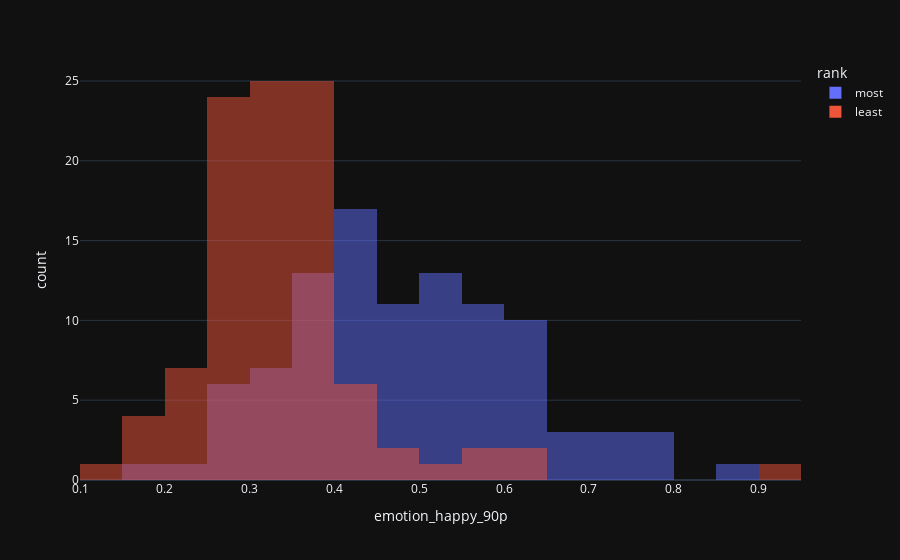
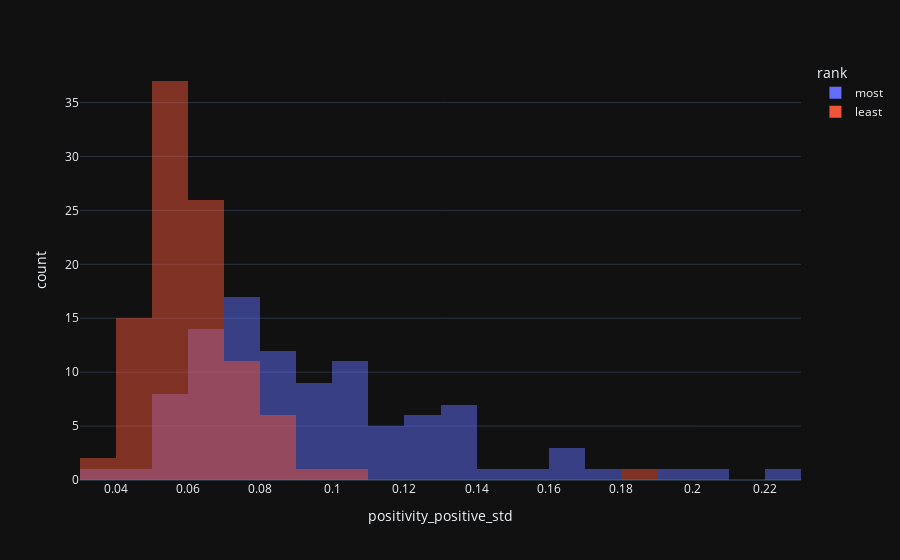
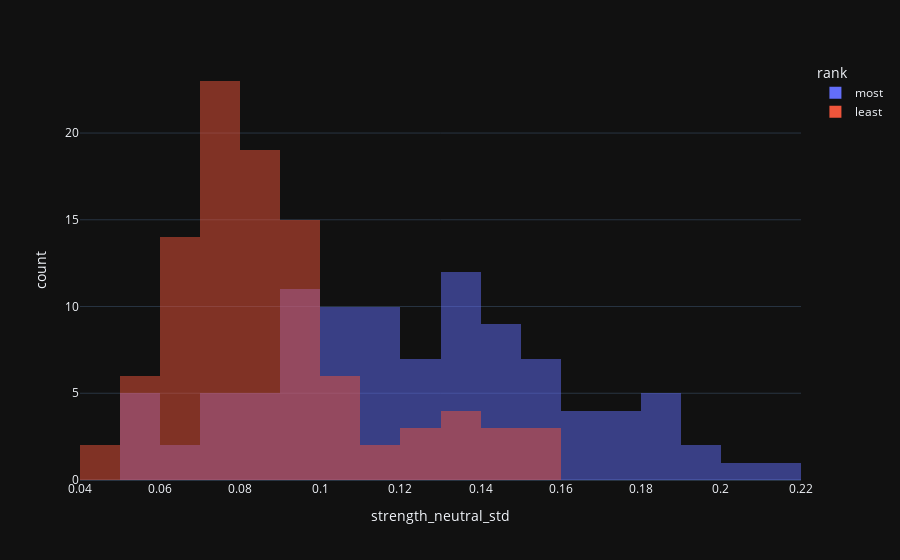
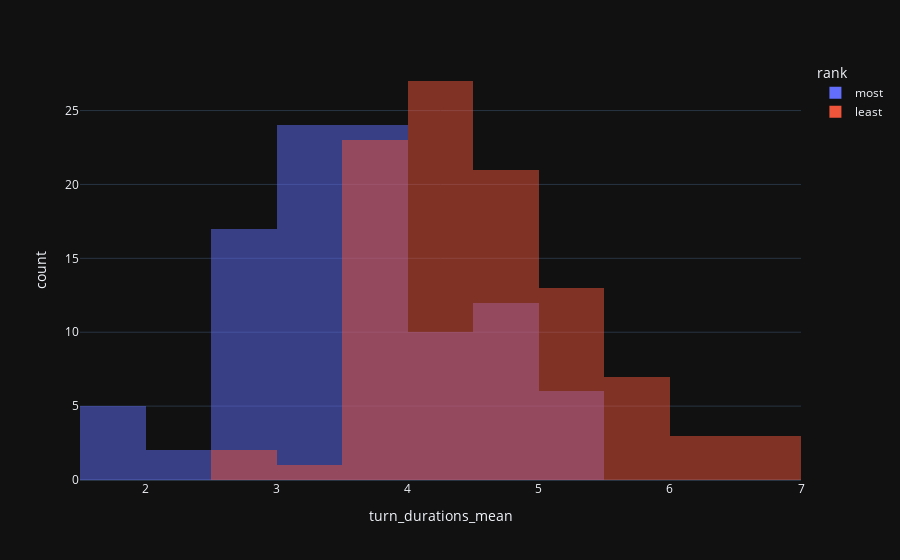

Notebook code for these charts, in order:
### Code cell
import ast
import pandas as pd
import numpy as np
from sklearn.manifold import TSNE
import plotly.express as px


df_1 = pd.read_csv("../metadata/merged_metadata_popularity_features.csv")
df_1['url'] = df_1['url'].astype(str).apply(str.strip)

df_2 = pd.read_csv("../metadata/embeddings_transcript.csv")
df_2['url'] = df_2['url'].astype(str).apply(str.strip)

df = pd.merge(df_1, df_2, on="url")

metric = "log_Funny_norm"
most = df.sort_values(by=metric, ascending=False).iloc[:100, :]
least = df.sort_values(by=metric, ascending=False).iloc[-100:, :]


post_cols = ['emotion_angry_mean', 'emotion_angry_90p', 'emotion_angry_std',
                 'emotion_happy_mean', 'emotion_happy_90p', 'emotion_happy_std',
                 'emotion_sad_mean', 'emotion_sad_90p', 'emotion_sad_std',
                 'emotion_neutral_mean', 'emotion_neutral_90p', 'emotion_neutral_std',
                 'strength_weak_mean', 'strength_weak_90p', 'strength_weak_std',
                 'strength_neutral_mean', 'strength_neutral_90p', 'strength_neutral_std',
                 'strength_strong_mean', 'strength_strong_90p', 'strength_strong_std',
                 'positivity_negative_mean', 'positivity_negative_90p',
                 'positivity_negative_std', 'positivity_neutral_mean',
                 'positivity_neutral_90p', 'positivity_neutral_std',
                 'positivity_positive_mean', 'positivity_positive_90p',
                 'positivity_positive_std', 'pauses_mean', 'pauses_std', 'pauses_10p',
                 'pauses_90p', 'turn_durations_mean', 'turn_durations_std',
                 'turn_durations_10p', 'turn_durations_90p', 'gender_male_mean']

most["rank"] = "most"
least["rank"] = "least"
merged = pd.concat([most, least])

corr = merged[post_cols + [metric]].corr()[metric].sort_values(key=lambda it: np.abs(it), ascending=False)
print(corr)

# for feat in ["emotion_sad_90p", "emotion_sad_std", "gender_male_mean", "strength_weak_90p", "pauses_10p"]:
#     px.histogram(merged, x=feat, color="rank", barmode="overlay").show()
    
# for feat in ["positivity_positive_90p", "turn_durations_10p"]:
#     px.histogram(merged, x=feat, color="rank", barmode="overlay").show()

for feat in ["emotion_happy_90p", "positivity_positive_std", "strength_neutral_std", "turn_durations_mean"]:
    px.histogram(merged, x=feat, color="rank", barmode="overlay").show()

### Figure 1 — Plotly figure (JSON) as saved in the notebook; plotly's stock layout.template omitted (floating-point values rounded to 4 significant figures)
{"data": [{"alignmentgroup": "True", "bingroup": "x", "hovertemplate": "rank=most<br>emotion_happy_90p=%{x}<br>count=%{y}<extra></extra>", "legendgroup": "most", "marker": {"color": "#636efa", "opacity": 0.5, "pattern": {"shape": ""}}, "name": "most", "offsetgroup": "most", "orientation": "v", "showlegend": true, "x": [0.6588, 0.6123, 0.6147, 0.3989, 0.43, 0.5333, 0.5232, 0.5279, 0.2875, 0.3344, 0.2808, 0.4948, 0.6304, 0.4345, 0.4345, 0.4345, 0.4345, 0.6768, 0.6539, 0.6419, 0.5438, 0.7715, 0.5082, 0.5711, 0.6468, 0.3776, 0.7298, 0.5641, 0.1961, 0.4472, 0.4048, 0.8604, 0.4055, 0.279, 0.5741, 0.5547, 0.735, 0.4366, 0.6242, 0.343, 0.499, 0.2729, 0.6287, 0.5002, 0.4391, 0.7536, 0.5802, 0.2854, 0.5975, 0.5899, 0.3919, 0.757, 0.4471, 0.3357, 0.5455, 0.3518, 0.5079, 0.3432, 0.3887, 0.4474, 0.5035, 0.5028, 0.587, 0.2941, 0.5884, 0.398, 0.4497, 0.5971, 0.7124, 0.3166, 0.3266, 0.3668, 0.6071, 0.4904, 0.4002, 0.5008, 0.4917, 0.46, 0.211, 0.4481, 0.6064, 0.4731, 0.5766, 0.3895, 0.3734, 0.4117, 0.5455, 0.6256, 0.3648, 0.4991, 0.3877, 0.4805, 0.4513, 0.4631, 0.3599, 0.3581, 0.4994, 0.3062, 0.515, 0.4217], "xaxis": "x", "yaxis": "y", "type": "histogram"}, {"alignmentgroup": "True", "bingroup": "x", "hovertemplate": "rank=least<br>emotion_happy_90p=%{x}<br>count=%{y}<extra></extra>", "legendgroup": "least", "marker": {"color": "#EF553B", "opacity": 0.5, "pattern": {"shape": ""}}, "name": "least", "offsetgroup": "least", "orientation": "v", "showlegend": true, "x": [0.3891, 0.3495, 0.3599, 0.1802, 0.4409, 0.2614, 0.3087, 0.2968, 0.2872, 0.3271, 0.475, 0.3996, 0.3051, 0.3163, 0.27, 0.3122, 0.3678, 0.1903, 0.1893, 0.5592, 0.2784, 0.3292, 0.2377, 0.2967, 0.3549, 0.2846, 0.3341, 0.271, 0.2639, 0.2706, 0.2616, 0.2061, 0.3335, 0.325, 0.273, 0.3208, 0.4834, 0.2896, 0.2524, 0.3412, 0.2526, 0.2395, 0.3047, 0.4369, 0.2596, 0.5172, 0.4164, 0.341, 0.6414, 0.377, 0.6162, 0.3405, 0.5934, 0.3297, 0.3296, 0.2988, 0.4233, 0.3774, 0.3592, 0.3355, 0.379, 0.2877, 0.4055, 0.318, 0.3696, 0.3607, 0.3606, 0.3181, 0.2936, 0.2341, 0.3549, 0.3723, 0.3182, 0.2235, 0.2323, 0.397, 0.3928, 0.3829, 0.2713, 0.3615, 0.2729, 0.9125, 0.2874, 0.3346, 0.3306, 0.1591, 0.3895, 0.3776, 0.3651, 0.3889, 0.3926, 0.2797, 0.2843, 0.3801, 0.3693, 0.4002, 0.1349, 0.2359, 0.3081, 0.3089], "xaxis": "x", "yaxis": "y", "type": "histogram"}], "layout": {"xaxis": {"anchor": "y", "domain": [0.0, 1.0], "title": {"text": "emotion_happy_90p"}}, "yaxis": {"anchor": "x", "domain": [0.0, 1.0], "title": {"text": "count"}}, "legend": {"title": {"text": "rank"}, "tracegroupgap": 0}, "margin": {"t": 60}, "barmode": "overlay"}}

### Figure 2 — Plotly figure (JSON) as saved in the notebook; plotly's stock layout.template omitted (floating-point values rounded to 4 significant figures)
{"data": [{"alignmentgroup": "True", "bingroup": "x", "hovertemplate": "rank=most<br>positivity_positive_std=%{x}<br>count=%{y}<extra></extra>", "legendgroup": "most", "marker": {"color": "#636efa", "opacity": 0.5, "pattern": {"shape": ""}}, "name": "most", "offsetgroup": "most", "orientation": "v", "showlegend": true, "x": [0.1683, 0.125, 0.1267, 0.07851, 0.09805, 0.07043, 0.1047, 0.1217, 0.05859, 0.03679, 0.06145, 0.1362, 0.1174, 0.05063, 0.05063, 0.05063, 0.05063, 0.1373, 0.1079, 0.1052, 0.1253, 0.1512, 0.07969, 0.1321, 0.07581, 0.06281, 0.1667, 0.09707, 0.06123, 0.09863, 0.06984, 0.2232, 0.09027, 0.04409, 0.1376, 0.08688, 0.1615, 0.09182, 0.1792, 0.06264, 0.101, 0.06539, 0.1065, 0.1261, 0.07833, 0.2023, 0.1095, 0.08879, 0.06228, 0.1062, 0.1083, 0.199, 0.07663, 0.06713, 0.1105, 0.07139, 0.08455, 0.0816, 0.07422, 0.05712, 0.1033, 0.08202, 0.1216, 0.06266, 0.08564, 0.06651, 0.07154, 0.1087, 0.1356, 0.07293, 0.0684, 0.06741, 0.1419, 0.07449, 0.08496, 0.09784, 0.1362, 0.08175, 0.07016, 0.07531, 0.1147, 0.0998, 0.1144, 0.09068, 0.08707, 0.08664, 0.1004, 0.1182, 0.07404, 0.07816, 0.06003, 0.09315, 0.08136, 0.05166, 0.0729, 0.08476, 0.06675, 0.05278, 0.1311, 0.07473], "xaxis": "x", "yaxis": "y", "type": "histogram"}, {"alignmentgroup": "True", "bingroup": "x", "hovertemplate": "rank=least<br>positivity_positive_std=%{x}<br>count=%{y}<extra></extra>", "legendgroup": "least", "marker": {"color": "#EF553B", "opacity": 0.5, "pattern": {"shape": ""}}, "name": "least", "offsetgroup": "least", "orientation": "v", "showlegend": true, "x": [0.08586, 0.05054, 0.06824, 0.05467, 0.06443, 0.04987, 0.04728, 0.05537, 0.04712, 0.04883, 0.06357, 0.0601, 0.05526, 0.05309, 0.05396, 0.06562, 0.06987, 0.04341, 0.06586, 0.07956, 0.05067, 0.06891, 0.06344, 0.06106, 0.05196, 0.06485, 0.05981, 0.05958, 0.05152, 0.07119, 0.05497, 0.05026, 0.0567, 0.04833, 0.04809, 0.0529, 0.1044, 0.0445, 0.06487, 0.04487, 0.0565, 0.06696, 0.05375, 0.07222, 0.08342, 0.08, 0.07287, 0.05759, 0.1814, 0.05312, 0.09381, 0.07848, 0.08231, 0.05161, 0.07381, 0.05229, 0.0741, 0.06376, 0.05615, 0.06031, 0.06679, 0.0571, 0.06804, 0.06469, 0.06821, 0.07425, 0.05695, 0.03922, 0.04513, 0.04326, 0.06202, 0.07332, 0.04894, 0.0581, 0.04617, 0.06705, 0.06413, 0.05144, 0.0476, 0.05877, 0.05917, 0.08202, 0.05147, 0.05835, 0.08003, 0.03677, 0.06481, 0.05635, 0.07267, 0.07007, 0.05954, 0.06199, 0.05287, 0.06727, 0.05893, 0.05663, 0.04756, 0.05104, 0.06684, 0.05904], "xaxis": "x", "yaxis": "y", "type": "histogram"}], "layout": {"xaxis": {"anchor": "y", "domain": [0.0, 1.0], "title": {"text": "positivity_positive_std"}}, "yaxis": {"anchor": "x", "domain": [0.0, 1.0], "title": {"text": "count"}}, "legend": {"title": {"text": "rank"}, "tracegroupgap": 0}, "margin": {"t": 60}, "barmode": "overlay"}}

### Figure 3 — Plotly figure (JSON) as saved in the notebook; plotly's stock layout.template omitted (floating-point values rounded to 4 significant figures)
{"data": [{"alignmentgroup": "True", "bingroup": "x", "hovertemplate": "rank=most<br>strength_neutral_std=%{x}<br>count=%{y}<extra></extra>", "legendgroup": "most", "marker": {"color": "#636efa", "opacity": 0.5, "pattern": {"shape": ""}}, "name": "most", "offsetgroup": "most", "orientation": "v", "showlegend": true, "x": [0.1882, 0.1667, 0.2142, 0.2017, 0.1821, 0.1147, 0.1659, 0.1326, 0.06829, 0.08533, 0.08713, 0.1167, 0.1599, 0.09164, 0.09164, 0.09164, 0.09164, 0.1578, 0.189, 0.1326, 0.1039, 0.07944, 0.1322, 0.1155, 0.07271, 0.1769, 0.1624, 0.1217, 0.1216, 0.1583, 0.07193, 0.1858, 0.09329, 0.1066, 0.167, 0.1387, 0.1171, 0.1047, 0.1937, 0.1472, 0.1861, 0.1709, 0.08102, 0.192, 0.07463, 0.1322, 0.08173, 0.05998, 0.06322, 0.157, 0.174, 0.1464, 0.1002, 0.1419, 0.1453, 0.09698, 0.1324, 0.09921, 0.1062, 0.1164, 0.1402, 0.0974, 0.09057, 0.07871, 0.1033, 0.1225, 0.1518, 0.05793, 0.1431, 0.05984, 0.1264, 0.1301, 0.1376, 0.1044, 0.1156, 0.1343, 0.157, 0.1296, 0.052, 0.09022, 0.1083, 0.139, 0.1543, 0.1364, 0.1403, 0.1264, 0.1141, 0.1734, 0.1159, 0.116, 0.1112, 0.1359, 0.05593, 0.1063, 0.1444, 0.09939, 0.1246, 0.08808, 0.1469, 0.1024], "xaxis": "x", "yaxis": "y", "type": "histogram"}, {"alignmentgroup": "True", "bingroup": "x", "hovertemplate": "rank=least<br>strength_neutral_std=%{x}<br>count=%{y}<extra></extra>", "legendgroup": "least", "marker": {"color": "#EF553B", "opacity": 0.5, "pattern": {"shape": ""}}, "name": "least", "offsetgroup": "least", "orientation": "v", "showlegend": true, "x": [0.1317, 0.08551, 0.1486, 0.1082, 0.1047, 0.09393, 0.05577, 0.08146, 0.07866, 0.06545, 0.07704, 0.07631, 0.06298, 0.06287, 0.08159, 0.04975, 0.08452, 0.07563, 0.1045, 0.1504, 0.07784, 0.09013, 0.0777, 0.07162, 0.09726, 0.07502, 0.05726, 0.1167, 0.09343, 0.07735, 0.08006, 0.09092, 0.1464, 0.08695, 0.1393, 0.08104, 0.09659, 0.08989, 0.08173, 0.1081, 0.07659, 0.08741, 0.08776, 0.08575, 0.06826, 0.1078, 0.1237, 0.08551, 0.154, 0.09882, 0.09552, 0.08802, 0.09893, 0.07219, 0.05862, 0.07972, 0.1483, 0.0702, 0.06065, 0.07287, 0.1033, 0.04494, 0.06787, 0.0696, 0.05195, 0.08774, 0.07081, 0.09115, 0.06854, 0.07081, 0.1307, 0.07179, 0.124, 0.0739, 0.09538, 0.06428, 0.05424, 0.0807, 0.05849, 0.07814, 0.1318, 0.1525, 0.07914, 0.07439, 0.1184, 0.0934, 0.1238, 0.09625, 0.06555, 0.06622, 0.06126, 0.09832, 0.08282, 0.0704, 0.06089, 0.09872, 0.06747, 0.08192, 0.07324, 0.08203], "xaxis": "x", "yaxis": "y", "type": "histogram"}], "layout": {"xaxis": {"anchor": "y", "domain": [0.0, 1.0], "title": {"text": "strength_neutral_std"}}, "yaxis": {"anchor": "x", "domain": [0.0, 1.0], "title": {"text": "count"}}, "legend": {"title": {"text": "rank"}, "tracegroupgap": 0}, "margin": {"t": 60}, "barmode": "overlay"}}

### Figure 4 — Plotly figure (JSON) as saved in the notebook; plotly's stock layout.template omitted (floating-point values rounded to 4 significant figures)
{"data": [{"alignmentgroup": "True", "bingroup": "x", "hovertemplate": "rank=most<br>turn_durations_mean=%{x}<br>count=%{y}<extra></extra>", "legendgroup": "most", "marker": {"color": "#636efa", "opacity": 0.5, "pattern": {"shape": ""}}, "name": "most", "offsetgroup": "most", "orientation": "v", "showlegend": true, "x": [2.722, 2.592, 2.535, 1.796, 2.761, 4.516, 2.273, 2.665, 3.138, 1.785, 4.102, 3.235, 2.27, 4.921, 4.921, 4.921, 4.921, 3.21, 3.186, 3.273, 4.2, 2.903, 2.766, 3.198, 4.18, 3.522, 3.562, 2.988, 3.91, 3.664, 3.676, 3.39, 3.77, 4.674, 3.581, 2.865, 4.817, 3.46, 3.208, 3.369, 3.439, 5.133, 4.819, 2.947, 5.052, 2.775, 4.794, 4.822, 2.508, 3.143, 3.068, 1.692, 3.408, 4.3, 3.508, 3.931, 4.106, 3.509, 3.466, 2.676, 3.722, 3.836, 3.48, 5.317, 3.629, 1.838, 3.989, 4.344, 3.84, 4.81, 3.233, 3.669, 3.718, 2.97, 2.884, 1.615, 3.83, 3.354, 5.386, 4.044, 3.349, 3.582, 3.241, 3.557, 4.762, 2.9, 3.795, 3.535, 5.19, 3.081, 5.375, 4.285, 4.2, 3.461, 3.537, 3.057, 2.981, 4.116, 3.538, 3.485], "xaxis": "x", "yaxis": "y", "type": "histogram"}, {"alignmentgroup": "True", "bingroup": "x", "hovertemplate": "rank=least<br>turn_durations_mean=%{x}<br>count=%{y}<extra></extra>", "legendgroup": "least", "marker": {"color": "#EF553B", "opacity": 0.5, "pattern": {"shape": ""}}, "name": "least", "offsetgroup": "least", "orientation": "v", "showlegend": true, "x": [3.815, 5.107, 5.407, 4.029, 3.959, 4.377, 5.023, 4.129, 4.862, 4.846, 3.851, 4.019, 5.306, 3.836, 6.191, 3.993, 4.173, 4.959, 5.255, 3.805, 4.819, 4.179, 5.091, 4.384, 3.765, 6.765, 4.196, 4.943, 3.738, 4.189, 4.871, 5.834, 3.777, 5.593, 4.52, 5.492, 2.991, 5.05, 4.335, 4.268, 4.963, 3.788, 4.605, 5.569, 5.948, 4.347, 4.784, 2.657, 3.529, 3.766, 3.79, 4.208, 4.005, 3.779, 4.621, 3.834, 4.301, 4.308, 5.572, 3.69, 3.391, 6.742, 4.477, 4.311, 5.485, 4.685, 5.228, 6.354, 5.822, 4.357, 3.502, 4.332, 3.791, 4.036, 4.182, 5.328, 5.883, 5.401, 4.959, 3.658, 4.796, 4.697, 4.381, 4.52, 3.749, 4.947, 3.679, 4.211, 4.016, 4.967, 5.317, 4.615, 3.863, 4.183, 6.115, 4.509, 6.905, 3.519, 4.31, 4.589], "xaxis": "x", "yaxis": "y", "type": "histogram"}], "layout": {"xaxis": {"anchor": "y", "domain": [0.0, 1.0], "title": {"text": "turn_durations_mean"}}, "yaxis": {"anchor": "x", "domain": [0.0, 1.0], "title": {"text": "count"}}, "legend": {"title": {"text": "rank"}, "tracegroupgap": 0}, "margin": {"t": 60}, "barmode": "overlay"}}
